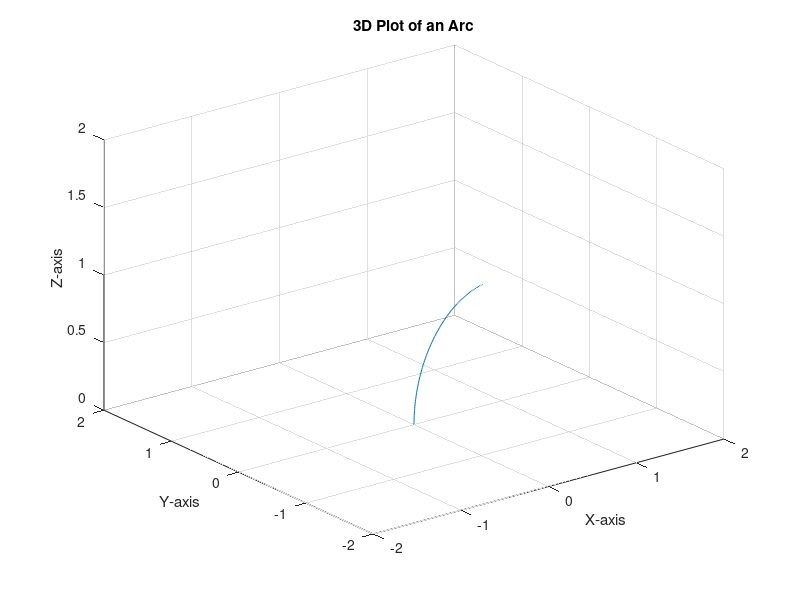

Write MATLAB code to recreate this figure.
% Define curvature (k), rotation angle in the xy plane (phi), and arc length (s)
k = 1.1;       % Adjust this value as needed
phi = 3*pi/2;  % Adjust this value as needed
s = 1.3;       % Adjust this value as needed

% Calculate the radius of curvature (R)
R = 1 / k;

% Calculate the arc angle (theta)
theta = s / R;

% Define the starting point (x0, y0, z0)
x0 = 0;
y0 = 0 - R;
z0 = 0;

% Generate values of t from 0 to theta
t_values = linspace(0, theta, 100);

% Calculate the corresponding (x, y, z) points along the 3D arc
y_values = y0 + R * cos(t_values);
x_values = 0 * cos(t_values);
z_values = z0 + R * sin(t_values);
x =x0;
phi_x = [];
phi_y = [];
for i = 1:100
    phi_x(i) = cos(phi)*x + sin(phi) * y_values(i);
    phi_y(i) = sin(phi)*x_values(i) + cos(phi)* y_values(i);

end
% 
% mot_vals = 0 * cos(t_values);
% motorx = [];
% motory = [];
% for i = 1:25
%     motorx(i) = phi_x(end) + cos(phi)*x + sin(phi) * y_values(i);
%     motory(i) = sin(phi)*x_values(i) + cos(phi)* y_values(i);
% end

% Create a 3D plot
x_joint = linspace(phi_x(end), phi_y(end));  
y_joint = linspace(phi_y(end), phi_y(end)); 
z_joint = linspace(z_values(end), z_values(end) + 0.06, 25);

figure;
plot3(phi_x, phi_y, z_values);
% plok3(x_joint, y_joint, z_joint);
xlim([-2 2])
ylim([-2 2])
zlim([0 2])
xlabel('X-axis')
ylabel('Y-axis')
zlabel('Z-axis')
title('3D Plot of an Arc');
grid on;

% first_coord = [x_values(1), y_values(1), z_values(1)]